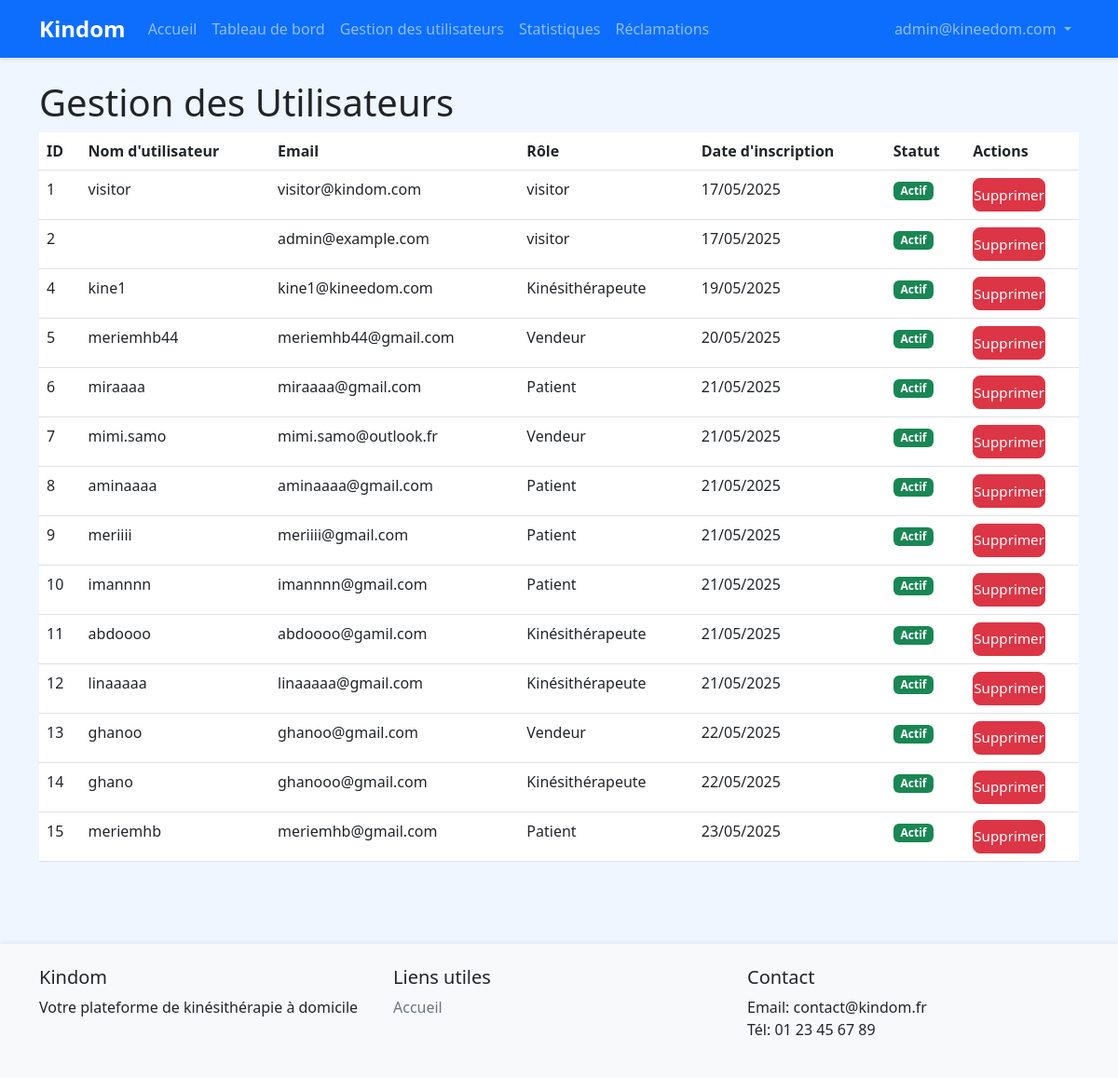
The page /admin-users/ (signed in) on the database as committed earlier.
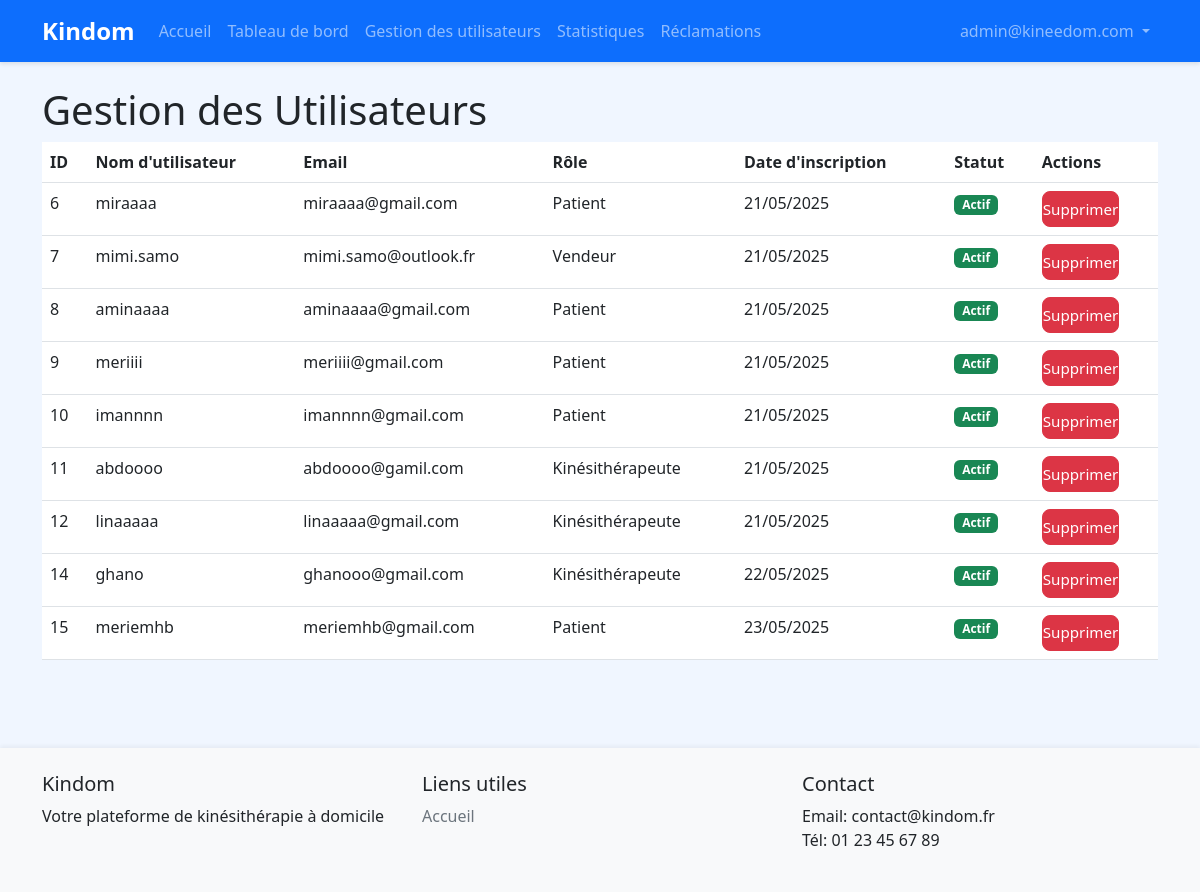
The same page on the database as committed later.
### accounts/models.py (models this page shows, shortened)
class CustomUser(AbstractUser):
    USER_TYPE_CHOICES = (
        ('patient', 'Patient'),
        ('kine', 'Kinésithérapeute'),
        ('vendor', 'Vendeur'),
        ('admin', 'Administrateur'),
    )
    user_type = models.CharField(max_length=20, choices=USER_TYPE_CHOICES, default='patient')
    phone_number = models.CharField(max_length=15, blank=True)
    address = models.TextField(blank=True)
    profile_picture = models.ImageField(upload_to='profile_pics/', blank=True, null=True)
    bio = models.TextField(blank=True)
    is_validated = models.BooleanField(default=True)  # True par défaut, sauf pour les kinés
    diplome = models.CharField(max_length=100, blank=True, null=True, verbose_name="Diplôme")
    wilaya = models.CharField(max_length=50, blank=True, null=True, verbose_name="Wilaya")
    diplome_file = models.ImageField(upload_to='diplomes/', blank=True, null=True, verbose_name="Photo du diplôme")

### accounts/views.py (the view)
# urls.py: path('admin-users/', views.admin_users, name='admin_users'),
@staff_member_required
def admin_users(request):
    users = CustomUser.objects.exclude(user_type='admin')
    return render(request, 'admin_custom/users.html', {'users': users})

### templates/admin_custom/users.html (shortened to what this page needs)
{% extends 'base.html' %}
{% block content %}
<h1>Gestion des Utilisateurs</h1>
<table class="table">
    <thead>
        <tr>
            <th>ID</th>
            <th>Nom d'utilisateur</th>
            <th>Email</th>
            <th>Rôle</th>
            <th>Date d'inscription</th>
            <th>Statut</th>
            <th>Actions</th>
        </tr>
    </thead>
    <tbody>
        {% for user in users %}
        <tr>
            <td>{{ user.id }}</td>
            <td>{{ user.username }}</td>
            <td>{{ user.email }}</td>
            <td>{{ user.get_user_type_display }}</td>
            <td>{{ user.date_joined|date:'d/m/Y' }}</td>
            <td>
                {% if user.is_active %}
                    <span class="badge bg-success">Actif</span>
                {% else %}
                    <span class="badge bg-danger">Inactif</span>
                {% endif %}
            </td>
            <td>
                {% if request.user.is_superuser or request.user.user_type == 'admin' %}
                <a href="{% url 'accounts:admin_user_delete' user.id %}" class="btn btn-danger btn-sm" onclick="return confirm('Supprimer cet utilisateur ?');">Supprimer</a>
                {% endif %}
            </td>
        </tr>
        {% endfor %}
    </tbody>
</table>
{% endblock %}

Rows that differ between the two databases and show on the page:
removed CustomUser: id "1", username "visitor", email "visitor@kindom.com", user_type "visitor", date_joined "17/05/2025", is_active "Actif"
removed CustomUser: id "2", email "admin@example.com", user_type "visitor", date_joined "17/05/2025", is_active "Actif"
removed CustomUser: id "4", username "kine1", email "kine1@kineedom.com", user_type "Kinésithérapeute", date_joined "19/05/2025", is_active "Actif"
removed CustomUser: id "5", username "meriemhb44", email "meriemhb44@gmail.com", user_type "Vendeur", date_joined "20/05/2025", is_active "Actif"
removed CustomUser: id "13", username "ghanoo", email "ghanoo@gmail.com", user_type "Vendeur", date_joined "22/05/2025", is_active "Actif"
